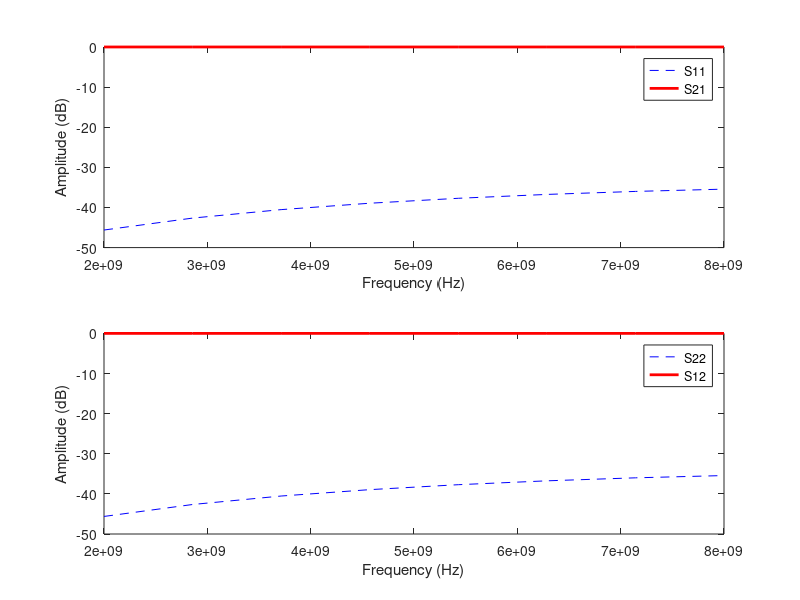

Write the MATLAB code that produced this figure.
% Matlab script for viewing S-parameter results
% Generated with InductEx v.7.1.30 (8.0 beta) on 2025/10/20
S11=[-45.6215,-42.6462,-40.5342,-38.9433,-37.7108,-36.747,-35.9984,-35.4309];

S12=[-0.000117943,-0.000232771,-0.000378479,-0.000545751,-0.000724395,-0.000903595,-0.00107157,-0.00121843 ...
];

S21=[-0.000120107,-0.000239511,-0.000389612,-0.000562165,-0.000747141,-0.000933601,-0.00111132,-0.00126918 ...
];

S22=[-45.6215,-42.6462,-40.5342,-38.9433,-37.7108,-36.747,-35.9984,-35.4309];

freq=[2E9,2.85714E9,3.71429E9,4.57143E9,5.42857E9,6.28571E9,7.14286E9,8E9];

figure(1);
subplot(2,1,1);
plot(freq,S11,'b--',freq,S21,'r-','LineWidth',2);
legend('S11','S21');
xlabel('Frequency (Hz)');
ylabel('Amplitude (dB)');

figure(1);
subplot(2,1,2);
plot(freq,S22,'b--',freq,S12,'r-','LineWidth',2);
legend('S22','S12');
xlabel('Frequency (Hz)');
ylabel('Amplitude (dB)');
